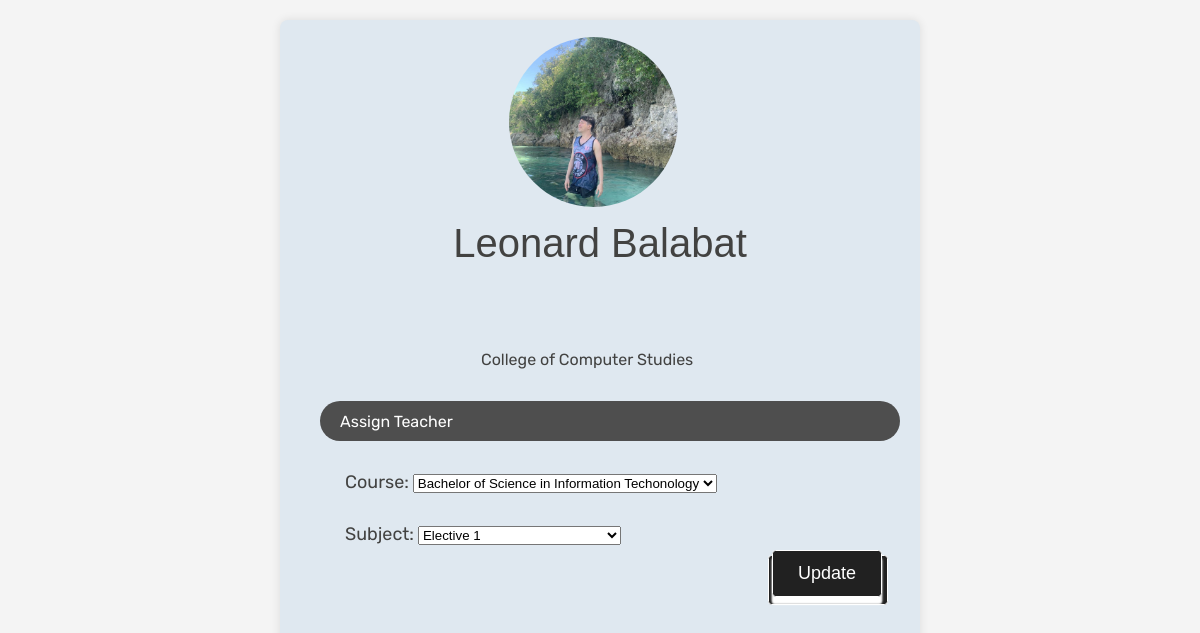
The app's page /CRMC_SYSTEM/assign.php?teacherID=22&courseID=0 with its own data.
### tables this page shows
CREATE TABLE `teacher` (
  `teacherID` int(11) NOT NULL,
  `firstName` varchar(50) NOT NULL,
  `lastName` varchar(50) NOT NULL,
  `photo` varchar(100) NOT NULL,
  `birthdate` date NOT NULL,
  `age` int(11) NOT NULL,
  `email` varchar(50) NOT NULL,
  `password` varchar(50) NOT NULL,
  `contact` varchar(15) NOT NULL,
  `address` varchar(100) NOT NULL,
  `departmentID` int(11) NOT NULL,
  `courseID` int(11) NOT NULL,
  `subjectID` int(11) NOT NULL
);

CREATE TABLE `department` (
  `departmentID` int(11) NOT NULL,
  `departmentName` varchar(50) NOT NULL,
  `departmentLogo` varchar(50) NOT NULL
);

### CRMC_SYSTEM/assign.php (the view, shortened to what this page needs)
<?php
$conn = new Connection();
$pdo = $conn->openConnection();
if($_SERVER["REQUEST_METHOD"] == "GET" && isset($_GET['teacherID'])){
    $teacherID = $_GET['teacherID'];
     $conn = new Connection();
    $pdo = $conn->openConnection();
    $stmt = $pdo->prepare("SELECT * FROM teacher WHERE teacherID = ?");
    $stmt->execute([$teacherID]);
    $teacher = $stmt->fetch(PDO::FETCH_ASSOC);
    $conn->closeConnection();
}
function getDepartmentName($departmentID)
{
    $conn = new Connection();
    $pdo = $conn->openConnection();
    $stmt = $pdo->prepare("SELECT departmentName FROM department WHERE departmentID = ?");
    $stmt->execute([$departmentID]);
    $result = $stmt->fetch(PDO::FETCH_ASSOC);
    return $result['departmentName'];
}
if ($conn) {
    $departmentID = $teacher['departmentID'];
    $query = "SELECT course.* FROM course
              INNER JOIN department ON course.departmentID = department.departmentID
              WHERE department.departmentID = :departmentID";
    $statement = $pdo->prepare($query);
    $statement->bindParam(':departmentID', $departmentID, PDO::PARAM_INT);
   $statement->execute();
}
$stmtCourse = $pdo->query("SELECT * FROM subject");
$subject = $stmtCourse->fetchAll(PDO::FETCH_ASSOC);
?>
<!DOCTYPE html>
<html lang="en">
<head>
</head>
<body>
<form method="POST" action="assign.php" enctype="multipart/form-data">
    <div class="header">
    <div class="form-header">
    <div class="form-header">
    <input type="text" style="width: 100%;" name="fullName" value="<?= $teacher['firstName'] . ' ' . $teacher['lastName'] ?>">
</div>
    </div>
    </div>
    <div class="main-content">
        <div class="circle">Assign Teacher</div>
     <div class="container">
    <label for="courseSelect">Course:</label>
    <select name="course" id="course">
        <?php
        if (isset($_GET['courseID'])) {
while ($row = $statement->fetch()) {
    $selected = ($teacher['courseID'] == $row['courseID']) ? 'selected' : '';
    echo '<option value="' . $row['courseID'] . '" ' . $selected . '>' . $row['courseName'] . '</option>';
}
}
        ?>
    </select>
</div>
  <div class="container">
    <label for="courseSelect">Subject:</label>
     <select name="subject">
         <?php foreach($subject as $subjects):?>
            <option value="<?= $subjects['subjectID'] ?>"><?= $subjects['subjectName'] ?></option>
         <?php endforeach; ?>
     </select>
</div>
   <div class="account" id="accountInfo">
    <div style="position: relative; top: 10px;" class="fcontainer">
        <?php
        if (isset($teacher['departmentID'])) {
            $selectedDepartmentID = $teacher['departmentID'];
            $selectedDepartmentName = getDepartmentName($selectedDepartmentID);
            echo "$selectedDepartmentName";
        }
        ?>
    </div>
</div>
    <div class="photo">
            <label for="updateLogoInput" class="add-logo-button">
                <img src="<?= $teacher['photo']; ?>" alt="Department Logo" class="add-logo-preview" id="updateLogoPreview">
            </label>
        </div>
    <button name="assignTeacher"><span> Update</span></button>
    </form>
</body>
</html>

### CRMC_SYSTEM/assign.php (style rules this page uses)
body { font-family: 'Rubik', sans-serif; background-color: #f4f4f4; margin: 0; padding: 0; height: 100vh; color: #424241; }
input { border: none; background: transparent; font-size: 16px; width: 20%; color: #424241; }
.header { position: relative; top: 170px; left: 0; }
.form-header { width: 100%; display: flex; justify-content: center; }
.form-header input { font-size: 40px; text-align: center; }
form { background-color: #dfe8f0; padding: 30px 20px; border-radius: 8px; box-shadow: 0 0 10px rgba(0, 0, 0, 0.1); width: 50%; margin: 20px auto; height: 85vh; }
.main-content { padding: 0 20px; }
.circle { margin-top: 38vh; background: #4e4e4e; height: 5vh; width: 100%; display: flex; align-items: center; color: #fff; padding-left: 20px; border-radius: 30px; }
.fcontainer,.container { margin: 20px 25px 10px 25px; }
.container { margin-top: 30px; }
.account { height: 10vh; width: 50%; position: absolute; top: 39%; left: 38%; }
.photo { position: absolute; top: 0; width: 0; right: 58%; }
label { font-size: 18px; }
.add-logo-button { display: inline-block; padding: 5px; color: #fff; border: none; border-radius: 50%; cursor: pointer; }
.add-logo-preview { max-width: 170px; max-height: 170px; margin-top: 8px; border-radius: 50%; }
button { padding: 0.1em 0.25em; width: 10em; height: 4.2em; background-color: #212121; border: 0.08em solid #fff; border-radius: 0.3em; font-size: 12px; cursor: pointer; position: relative; bottom:80%; left: 80%; }
button span { position: relative; display: flex; justify-content: center; align-items: center; bottom: 0.4em; width: 6em; height: 2.5em; background-color: #212121; border-radius: 0.2em; font-size: 1.5em; color: #fff; border: 0.08em solid #fff; box-shadow: 0 0.4em 0.1em 0.019em #fff; }
button span:not(hover) { transition: all 1s; }

### records on screen
teacher: fullName "Leonard Balabat", departmentID.departmentName "College of Computer Studies", photo (picture)

### other values on screen
form field course "Bachelor of Science in Information Techonology"
form field subject "Elective 1"
